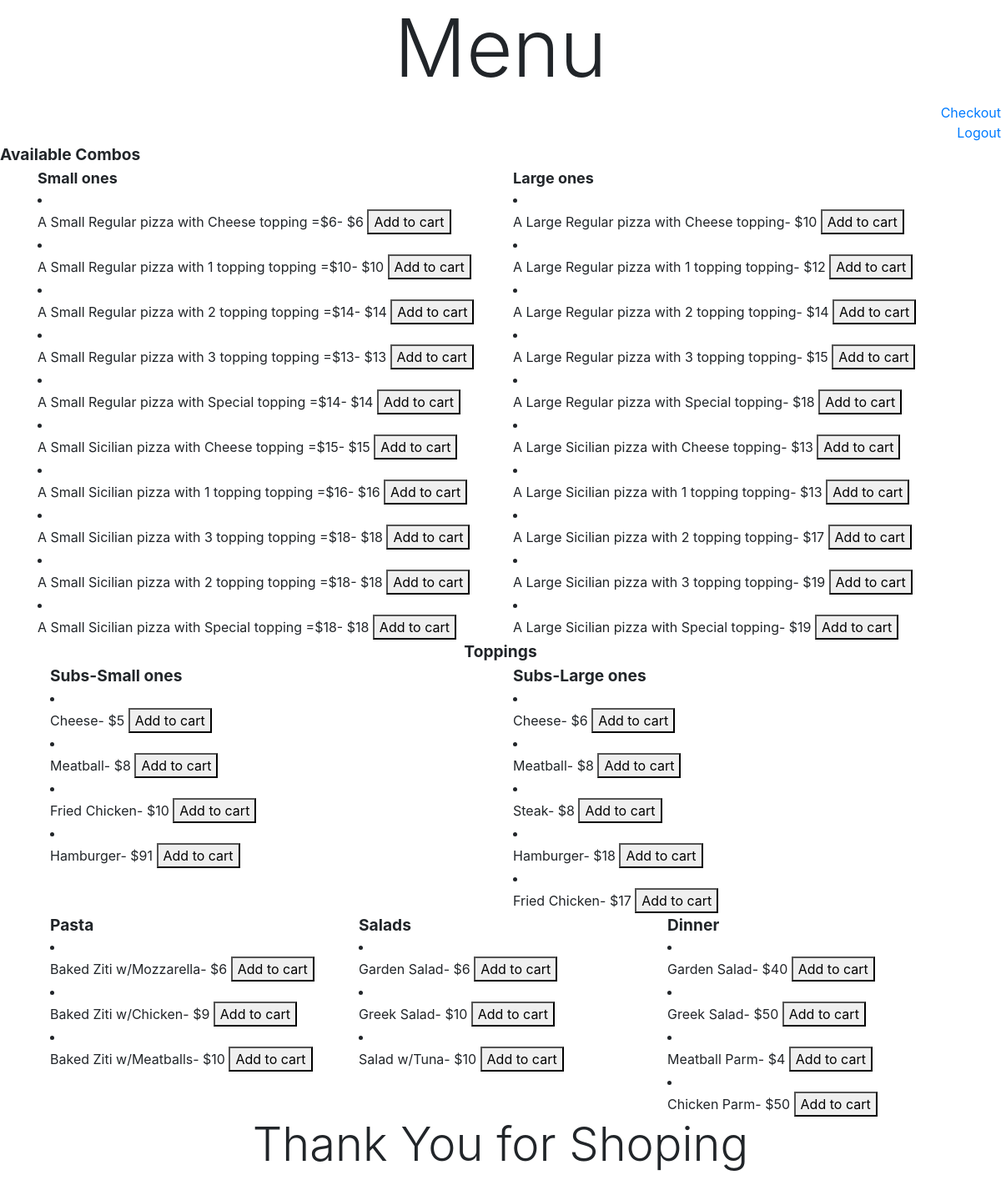
The app's page / (signed in) with its own data.
### orders/models.py (models this page shows)
class Small(models.Model):
    id = models.IntegerField(primary_key=True)
    name = models.CharField(max_length=40)
    topping = models.CharField(max_length=50)
    price = models.IntegerField()
    def __str__(self):
        return f" A Small {self.name} pizza  with {self.topping} topping =${self.price}"

class Large(models.Model):
    id = models.IntegerField(primary_key=True)
    name = models.CharField(max_length=40)
    topping = models.CharField(max_length=50)
    price = models.IntegerField()
    def __str__(self):
        return f" A Large {self.name} pizza  with {self.topping} topping"

class Subs_small(models.Model):
    id= models.IntegerField(primary_key=True)
    name = models.CharField(max_length=40)
    price = models.IntegerField()
    def __str__(self):
        return f"{self.name}"

class Subs_large(models.Model):
    id= models.IntegerField(primary_key=True)
    name = models.CharField(max_length=40)
    price = models.IntegerField()
    def __str__(self):
        return f"{self.name}"

class Pasta(models.Model):
    id= models.IntegerField(primary_key=True)
    name = models.CharField(max_length=40)
    price = models.IntegerField()
    def __str__(self):
        return f"{self.name}"

class Salads(models.Model):
    id= models.IntegerField(primary_key=True)
    name = models.CharField(max_length=40)
    price = models.IntegerField()
    def __str__(self):
        return f"{self.name}"

class Dinner(models.Model):
    id= models.IntegerField(primary_key=700)
    name = models.CharField(max_length=40)
    price = models.IntegerField()
    def __str__(self):
        return f"{self.name}"

### orders/views.py (the view, shortened to what this page needs)
# urls.py: path("", views.index, name="index"),
@csrf_protect
@login_required(login_url='/login')
def index(request):
    if request.method == 'GET':
        context={
            "small": Small.objects.all(),
            "large": Large.objects.all(),
            "topping": Topping.objects.all(),
            "subs_s": Subs_small.objects.all(),
            "subs_l": Subs_large.objects.all(),
            "pasta" : Pasta.objects.all(),
            "salads" : Salads.objects.all(),
            "dinner" : Dinner.objects.all()
        }
        return render(request,"orders/menu.html",context)

### orders/templates/orders/menu.html (shortened to what this page needs)
{% extends "orders/base.html" %}
{% block body %}
<div style="font-weight: bolder;text-align: center;"><h1 class="display-1">Menu</h1></div>
<div style="text-align: right;"><a href="/checkout">Checkout</a></div><div style="text-align: right;"><a href="/logout">Logout</a></div>
<div style="font-size: larger;font-weight: bold;">Available Combos</div>
<div class="container">
    <div class="row">
      <div class="col-sm" >
        <div><div style="font-size: large;font-weight: bolder;">Small ones</div>
        {% for pizzas in small %}
            <li>
              <form method='POST' action="/">
                {{ pizzas }}- ${{ pizzas.price }}
                <button type="submit">Add to cart</button>
              </form>
            </li>
        {% endfor %}
      </div>
      </div>
      <div class="col-sm">
        <div ><div style="font-size: large;font-weight: bolder;">Large ones</div>
          {% for pizzas in large %}
           <li> <form method='POST' action="/">
            {{ pizzas }}- ${{ pizzas.price }}
            <button type="submit">Add to cart</button>
          </form></li>
         {% endfor %}
      </div>
    </div>
  </div>
  <div class="container">
    <div class="row">
      <div class="col-sm">
        <div style="text-align: center;"><div style="font-weight: bolder;font-size: larger;">Toppings</div>
        </div>
      </div>
    </div>
  </div>
  <div class="container">
    <div class="row">
      <div class="col-sm">
          <div>
              <div style="font-weight: bolder;font-size: larger;">Subs-Small ones</div>
              {% for subs in subs_s %}
                 <li>
                  <form method='POST' action="/">
                    {{ subs }}- ${{ subs.price }}
                    <button type="submit">Add to cart</button>
                  </form></a>
                 </li>
              {% endfor  %}
          </div>
        </div>
      <div class="col-sm">
          <div>
            <div style="font-weight: bolder;font-size: larger;">Subs-Large ones</div>
            {% for subs in subs_l %}
               <li>
                <form method='POST' action="/">
                  {{ subs }}- ${{ subs.price }}
                  <button type="submit">Add to cart</button>
                </form>
               </li>
            {% endfor %}
          </div>
      </div>
    </div>
  </div>
  <div class="container">
    <div class="row">
      <div class="col-sm">
        <div>
            <div style="font-weight: bolder;font-size: larger;">Pasta</div>
            {% for pasta in pasta %}
               <li>
                <form method='POST' action="/">
                  {{ pasta }}- ${{ pasta.price }}
                  <button type="submit">Add to cart</button>
                </form>
               </li>
            {% endfor %}
        </div>
      </div>
      <div class="col-sm">
        <div>
            <div style="font-weight: bolder;font-size: larger;">Salads</div>
            {% for salad in salads %}
               <li>
                <form method='POST' action="/">
                  {{ salad }}- ${{ salad.price }}
                  <button type="submit">Add to cart</button>
                </form>
               </li>
            {% endfor %}
        </div>
      </div>
      <div class="col-sm">
        <div>
            <div style="font-weight: bolder;font-size: larger;">Dinner</div>
            {% for dinner in dinner %}
               <li>
                <form method='POST' action="/">
                  {{ dinner }}- ${{ dinner.price }}
                  <button type="submit">Add to cart</button>
                </form>
               </li>
            {% endfor %}
        </div>
      </div>
    </div>
  </div>
  <div style="font-weight: bolder;text-align: center;"><h1 class="display-4">Thank You for Shoping</h1></div>
  {% endblock %}

### orders/templates/orders/base.html (shortened to what this page needs)
<!DOCTYPE html>
<html>
    <head>
        <link rel="stylesheet" href="https://stackpath.bootstrapcdn.com/bootstrap/4.4.1/css/bootstrap.min.css">
    </head>
    <body>
        {% block body %}
        {% endblock %}
    </body>
</html>

### records on screen
Small: name+topping+price "A Small Regular pizza with Cheese topping =$6", price "6"
Small: name+topping+price "A Small Regular pizza with 1 topping topping =$10", price "10"
Small: name+topping+price "A Small Regular pizza with 2 topping topping =$14", price "14"
Small: name+topping+price "A Small Regular pizza with 3 topping topping =$13", price "13"
Small: name+topping+price "A Small Regular pizza with Special topping =$14", price "14"
Small: name+topping+price "A Small Sicilian pizza with Cheese topping =$15", price "15"
Small: name+topping+price "A Small Sicilian pizza with 1 topping topping =$16", price "16"
Small: name+topping+price "A Small Sicilian pizza with 3 topping topping =$18", price "18"
Small: name+topping+price "A Small Sicilian pizza with 2 topping topping =$18", price "18"
Small: name+topping+price "A Small Sicilian pizza with Special topping =$18", price "18"
Large: name+topping "A Large Regular pizza with Cheese topping", price "10"
Large: name+topping "A Large Regular pizza with 1 topping topping", price "12"
Large: name+topping "A Large Regular pizza with 2 topping topping", price "14"
Large: name+topping "A Large Regular pizza with 3 topping topping", price "15"
Large: name+topping "A Large Regular pizza with Special topping", price "18"
Large: name+topping "A Large Sicilian pizza with Cheese topping", price "13"
Large: name+topping "A Large Sicilian pizza with 1 topping topping", price "13"
Large: name+topping "A Large Sicilian pizza with 2 topping topping", price "17"
Large: name+topping "A Large Sicilian pizza with 3 topping topping", price "19"
Large: name+topping "A Large Sicilian pizza with Special topping", price "19"
Subs_small: name "Cheese", price "5"
Subs_small: name "Meatball", price "8"
Subs_small: name "Fried Chicken", price "10"
Subs_small: name "Hamburger", price "91"
Subs_large: name "Cheese", price "6"
Subs_large: name "Meatball", price "8"
Subs_large: name "Steak", price "8"
Subs_large: name "Hamburger", price "18"
Subs_large: name "Fried Chicken", price "17"
Pasta: name "Baked Ziti w/Mozzarella", price "6"
Pasta: name "Baked Ziti w/Chicken", price "9"
Pasta: name "Baked Ziti w/Meatballs", price "10"
Salads: name "Garden Salad", price "6"
Salads: name "Greek Salad", price "10"
Salads: name "Salad w/Tuna", price "10"
Dinner: name "Garden Salad", price "40"
Dinner: name "Greek Salad", price "50"
Dinner: name "Meatball Parm", price "4"
Dinner: name "Chicken Parm", price "50"
